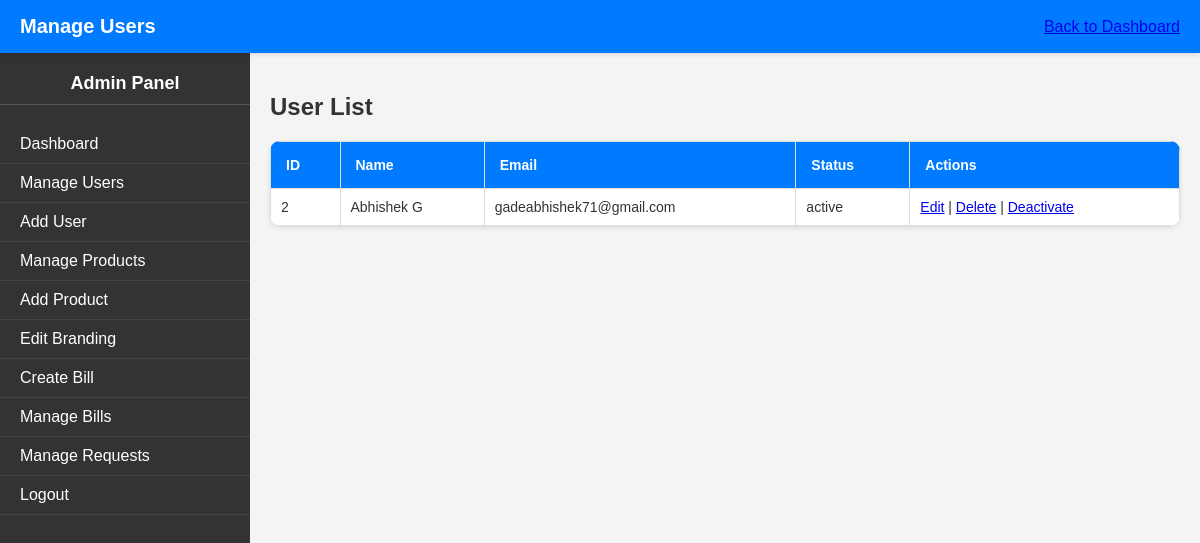
Page /php/admin/manage_users.php (signed in) on the committed database.
### tables this page shows
CREATE TABLE `users` (
  `id` int(11) NOT NULL,
  `name` varchar(100) NOT NULL,
  `email` varchar(100) NOT NULL,
  `password` varchar(255) NOT NULL,
  `role` enum('admin','client') NOT NULL,
  `status` enum('active','inactive') DEFAULT 'active',
  `created_at` timestamp NOT NULL DEFAULT current_timestamp(),
  `updated_at` timestamp NOT NULL DEFAULT current_timestamp() ON UPDATE current_timestamp()
);

### php/admin/manage_users.php (the view, shortened to what this page needs)
<?php
require_once '../../config/database.php';
$stmt = $pdo->query("SELECT id, name, email, status FROM users WHERE role = 'client'");
$users = $stmt->fetchAll(PDO::FETCH_ASSOC);
?>
<!DOCTYPE html>
<html lang="en">
<head>
    <link rel="stylesheet" href="../../assets/css/admin.css">
</head>
<body>
    <div class="dashboard">
        <header class="dashboard-header">
            <h1>Manage Users</h1>
            <a href="dashboard.php" class="back-btn">Back to Dashboard</a>
        </header>
        <?php include 'sidebar.php'; ?>
        <main class="dashboard-content">
            <h2>User List</h2>
            <table class="user-table">
                <thead>
                    <tr>
                        <th>ID</th>
                        <th>Name</th>
                        <th>Email</th>
                        <th>Status</th>
                        <th>Actions</th>
                    </tr>
                </thead>
                <tbody>
                    <?php foreach ($users as $user): ?>
                        <tr>
                            <td><?= htmlspecialchars($user['id']) ?></td>
                            <td><?= htmlspecialchars($user['name']) ?></td>
                            <td><?= htmlspecialchars($user['email']) ?></td>
                            <td><?= htmlspecialchars($user['status']) ?></td>
                            <td>
                                <a href="edit_user.php?id=<?= $user['id'] ?>">Edit</a> |
                                <a href="delete_user.php?id=<?= $user['id'] ?>" onclick="return confirm('Are you sure?')">Delete</a> |
                                <a href="update_user_status.php?id=<?= $user['id'] ?>&status=<?= $user['status'] === 'active' ? 'inactive' : 'active' ?>">
                                    <?= $user['status'] === 'active' ? 'Deactivate' : 'Activate' ?>
                                </a>
                            </td>
                        </tr>
                    <?php endforeach; ?>
                </tbody>
            </table>
        </main>
    </div>
</body>
</html>

### assets/css/admin.css (style rules this page uses)
body { font-family: Arial, sans-serif; margin: 0; padding: 0; box-sizing: border-box; background-color: #f4f4f4; color: #333; }
.dashboard-header { background-color: #007bff; color: white; padding: 15px 20px; display: flex; justify-content: space-between; align-items: center; position: sticky; top: 0; z-index: 1000; box-shadow: 0 2px 5px rgba(0, 0, 0, 0.1); }
.dashboard-header h1 { margin: 0; font-size: 20px; }
.dashboard-content { margin-left: 250px; padding: 20px; background-color: #f4f4f4; min-height: 100vh; }
table { width: 100%; border-collapse: collapse; margin-top: 20px; background-color: white; border-radius: 10px; overflow: hidden; box-shadow: 0 2px 5px rgba(0, 0, 0, 0.1); }
table th, table td { padding: 15px; border: 1px solid #ddd; text-align: left; }
table th { background-color: #007bff; color: white; font-weight: bold; }
.user-table { width: 100%; border-collapse: collapse; margin-top: 20px; background-color: white; border-radius: 10px; overflow: hidden; box-shadow: 0 2px 5px rgba(0, 0, 0, 0.1); text-align: left; }
.user-table thead { background-color: #007bff; color: white; }
.user-table thead th { padding: 15px; font-size: 14px; font-weight: bold; text-align: left; }
.user-table tbody td { padding: 10px; border: 1px solid #ddd; font-size: 14px; color: #333; vertical-align: middle; word-wrap: break-word; overflow: hidden; }
.user-table tbody td { padding: 10px; border: 1px solid #ddd; font-size: 14px; color: #333; vertical-align: middle; }

### rows in the picture
users: id "2", name "Abhishek G", email "gadeabhishek71@gmail.com", status "active", shows "Deactivate"
